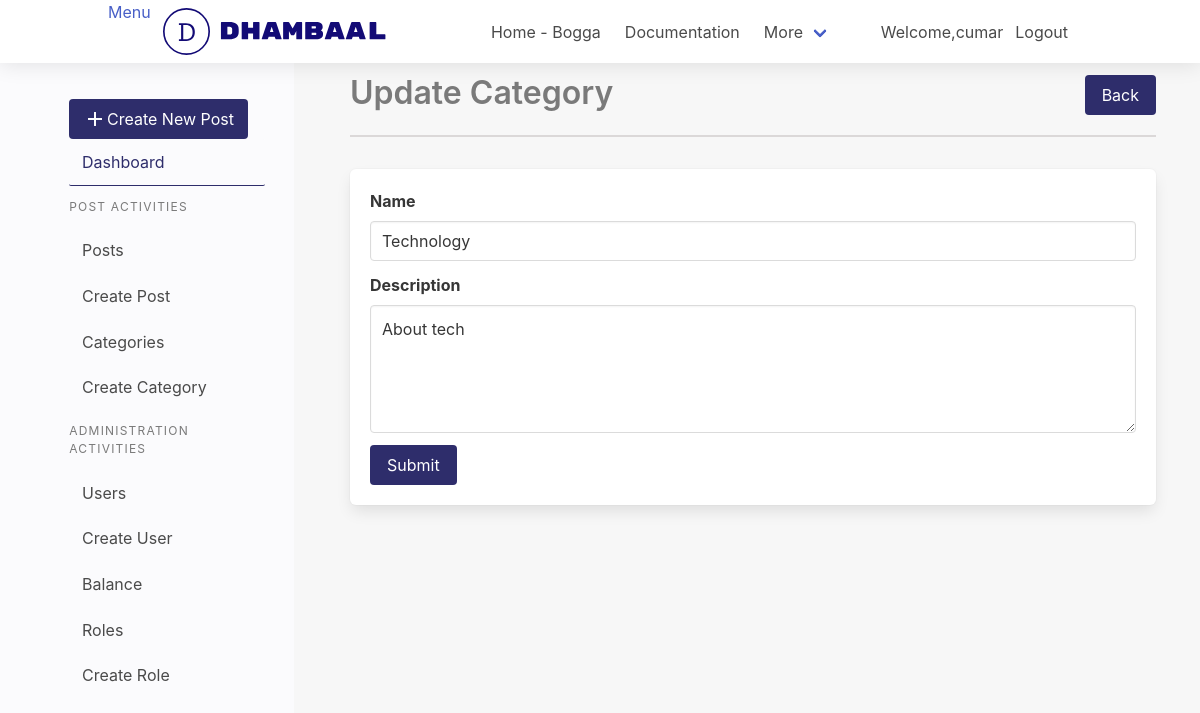
Screenshot of /dashboard/category/1/update/ (signed in) with the database file from the repository.
### app/auth/models/User.py (models this page shows, shortened)
class User(db.Model, UserMixin):
    __tablename__ = 'users'
    id = db.Column(db.Integer, primary_key=True)
    email = db.Column(db.String(255), unique=True)
    username = db.Column(db.String(80), unique=True)
    name = db.Column(db.String(120), nullable=True)
    password = db.Column(db.String(255))
    role = db.Column(db.String(80), default="User")
    confirmed_at = db.Column(db.DateTime())

### app/dashboard/models/category.py (models this page shows, shortened)
@dataclass
class Category(db.Model):
    __name__ = "category"
    id: int = db.Column(db.Integer, nullable=False, primary_key=True)
    name: str = db.Column(db.String(80), nullable=False, unique=True)
    description: str = db.Column(db.Text)
    created_at: datetime = db.Column(
        db.DateTime, nullable=False, default=datetime.utcnow)
    modified_at: datetime = db.Column(
        db.DateTime, nullable=False, default=datetime.utcnow, onupdate=datetime.utcnow)

### app/dashboard/dashboard.py (the view)
@dashboard_bp.route('/category/<int:id>/update/', methods=['GET', 'POST'])
def update_category(id):
    category = Category.query.get_or_404(id)
    form = CategoryForm()
    if form.validate_on_submit():
        category.name = form.name.data
        category.description = form.description.data
        category.save()
        flash("Category Updated Sucessfully", 'is-success')
        return redirect(url_for('dashboard.get_categories'))
    elif request.method == 'GET':
        form.name.data = category.name
        form.description.data = category.description
    return render_template("categories/create_update.html", title="Update Category", form=form)

### app/dashboard/forms/category_form.py
class CategoryForm(FlaskForm):
    name = StringField('Name', validators=[
                       DataRequired(), length(min=3, max=20)])
    description = TextAreaField('Description')
    submit = SubmitField("Submit")

### app/auth/models/User.py (called while the page is built)
@login_manger.user_loader
def load_user(user_id):
    return User.query.get_or_404(int(user_id))

### app/dashboard/templates/categories/create_update.html (shortened to what this page needs)
{% extends 'layout/base.html'%} {% block content%}
{% from 'macro.html' import section_heading with context %}
{{section_heading(title=title,link='dashboard.get_categories',btn_text="Back")}}
{% from 'macro.html' import form_input with context %}
<form method="POST" class="box">
  {{form_input(input=form.name,label=form.name.label,type="input",errors=form.name.errors)}}
  {{form_input(input=form.description,label=form.description.label,type="textarea",errors=form.description.errors)}}
  {{form.submit(class="button is-primary")}}
</form>
{% endblock content %}

### app/dashboard/templates/layout/header.html (shortened to what this page needs)
<nav class="navbar" role="navigation" aria-label="main navigation">
  <div class="container">
    <div class="navbar-brand">
      <a id="sidebar-hide">Menu</a>
      <a class="navbar-item" href="{{url_for('dashboard.index')}}">
      </a>
    </div>
    <div id="nav-links" class="navbar-menu">
      <div class="navbar-start">
        <a class="navbar-item"> Home - Bogga </a>
        <a class="navbar-item"> Documentation </a>
        <div class="navbar-item has-dropdown is-hoverable">
          <a class="navbar-link"> More </a>
        </div>
      </div>
      <div class="navbar-end">
        <div class="navbar-item">
        {%if current_user.is_authenticated%}
          <p>Welcome,{{current_user.username}}</p>
           <a class="navbar-item" href="{{url_for('auth.logout')}}"> Logout </a>
          {%endif%}
        </div>
      </div>
    </div>
  </div>
</nav>

### app/dashboard/templates/macro.html
{% macro section_heading(title="Section
Title",link="dashboard.posts",btn_text="Add") %}
<div class="section-heading">
  <h1 class="title is-3 has-text-grey">{{title}}</h1>
  <a class="button is-primary left" href="{{url_for(link)}}">{{btn_text}}</a>
</div>
{% endmacro %}
{% macro form_input(input=None,label=None,type="input",errors=None) %}
<div class="field">
  {{label(class="label")}} {%if errors%} {%for error in errors %}
  <div class="control">
    {{input(class=type+" is-danger")}}
    <div class="has-text-weight-light has-text-danger">{{error}}</div>
  </div>
  {%endfor%}
  {%else%}
  <div class="control">{{input(class=type)}}</div>
  {%endif%}
</div>
{% endmacro %}

### app/site/static/css/main.css (style rules this page uses)
* { margin:0; box-sizing: border-box; }
.container { width:85%; }
.navbar { box-shadow: 0 2px 20px rgba(0, 0, 0, 0.1); }
.navbar-brand { margin-right: 5rem; }
.button.is-primary { background-color: #2e2d6b; border-color: transparent; color: #fff; }
.section-heading { display:flex; border-bottom: 2px solid rgb(219, 216, 216); margin-bottom: 2rem; justify-content: space-between; }

### rows the page displays
User: username "cumar"
Category: name "Technology", description "About tech"

### other values shown
{{ title }} "Update Category"
{{ btn_text }} "Back"
{{ label(class="label") }} "Name Description"
